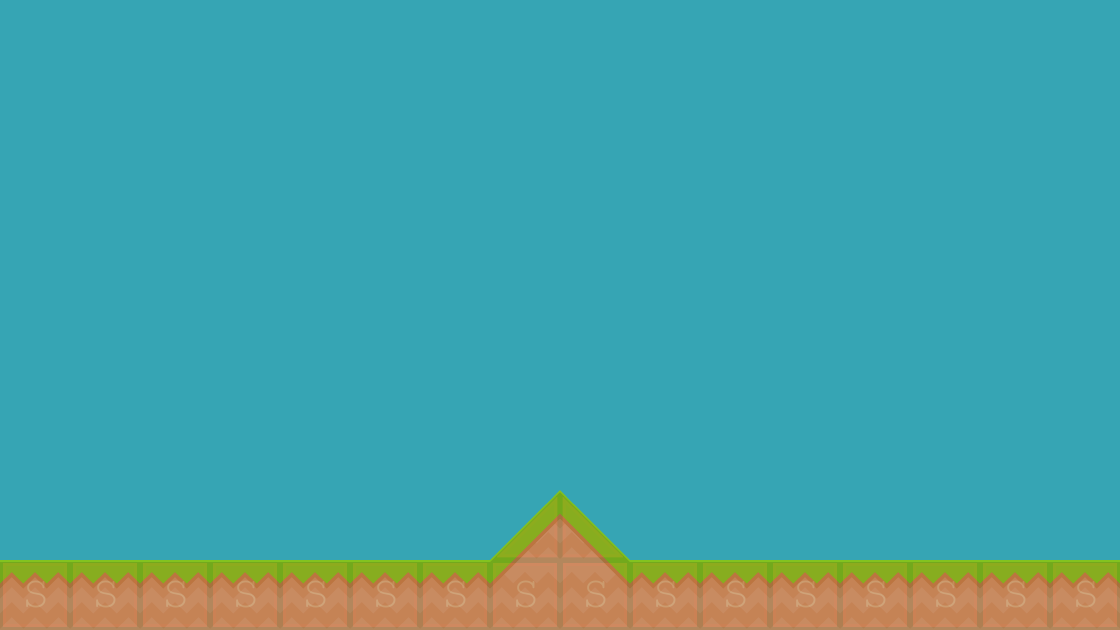

A level layout from a 2D game, rendered from its tile map. Below: a short description, then the map file with tile-grid data replaced by summaries:
An orthogonal 16x9 tile map with 70x70 px tiles, 2 tile layers (background 1, collision), 2 tilesets and 2 objects (PlayerBase, EnemyBase).

<map version="1.0" orientation="orthogonal" renderorder="right-down" width="16" height="9" tilewidth="70" tileheight="70" backgroundcolor="#36a5b4">
 <tileset firstgid="1" name="background-tiles" tilewidth="70" tileheight="70">
  <image source="../img/background-tiles.png" width="910" height="910" />
 </tileset>
 <tileset firstgid="170" name="meta-tiles" tilewidth="70" tileheight="70">
  <image source="../img/meta-tiles.png" width="350" height="70" />
  <tile id="1">
   <properties>
    <property name="type" value="lslope" />
   </properties>
  </tile>
  <tile id="3">
   <properties>
    <property name="type" value="rslope" />
   </properties>
  </tile>
  <tile id="4">
   <properties>
    <property name="type" value="solid" />
   </properties>
  </tile>
 </tileset>
 <layer name="background 1" width="16" height="9">
  <data>[144 cells, 18 non-empty, 5 distinct tile ids]</data>
 </layer>
 <layer name="collision" width="16" height="9" opacity="0.11">
  <data>[144 cells, 18 non-empty, 3 distinct tile ids]</data>
 </layer>
 <objectgroup name="BaseEntities">
  <object name="PlayerBase" x="71" y="418" width="68" height="142" />
  <object name="EnemyBase" x="981" y="420" width="67" height="139" />
 </objectgroup>
</map>
